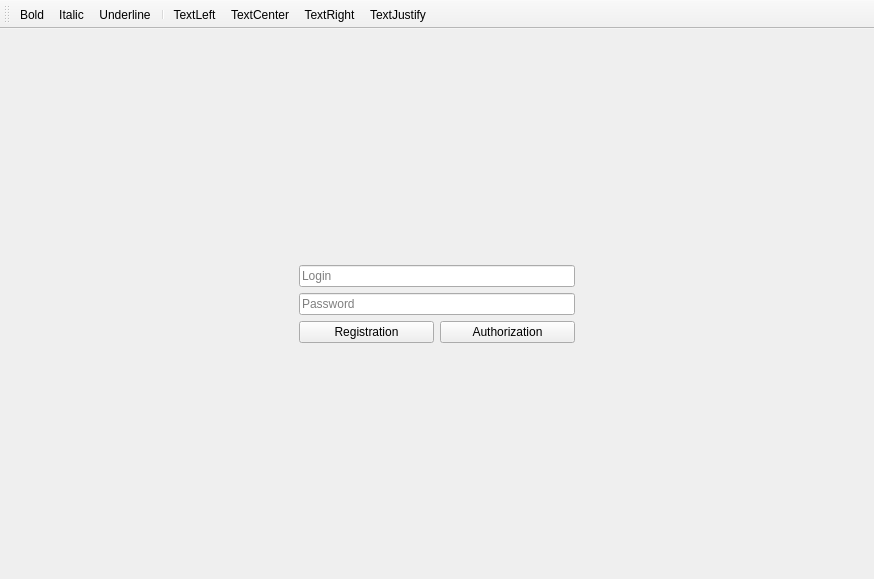
<?xml version="1.0" encoding="UTF-8"?>
<ui version="4.0">
 <class>MainWindow</class>
 <widget class="QMainWindow" name="MainWindow">
  <property name="geometry">
   <rect>
    <x>0</x>
    <y>0</y>
    <width>874</width>
    <height>579</height>
   </rect>
  </property>
  <property name="windowTitle">
   <string>MainWindow</string>
  </property>
  <widget class="QWidget" name="centralWidget">
   <layout class="QGridLayout" name="gridLayout_3">
    <item row="0" column="0">
     <widget class="QStackedWidget" name="stackedWidget">
      <widget class="QWidget" name="page">
       <layout class="QGridLayout" name="gridLayout">
        <item row="0" column="0">
         <layout class="QGridLayout" name="gridLayout_2">
          <item row="0" column="1">
           <spacer name="verticalSpacer_2">
            <property name="orientation">
             <enum>Qt::Vertical</enum>
            </property>
            <property name="sizeHint" stdset="0">
             <size>
              <width>20</width>
              <height>40</height>
             </size>
            </property>
           </spacer>
          </item>
          <item row="1" column="0">
           <spacer name="horizontalSpacer">
            <property name="orientation">
             <enum>Qt::Horizontal</enum>
            </property>
            <property name="sizeHint" stdset="0">
             <size>
              <width>40</width>
              <height>20</height>
             </size>
            </property>
           </spacer>
          </item>
          <item row="1" column="1">
           <layout class="QVBoxLayout" name="verticalLayout_2">
            <item>
             <layout class="QVBoxLayout" name="verticalLayout">
              <item>
               <widget class="QLineEdit" name="leUsername">
                <property name="placeholderText">
                 <string>Login</string>
                </property>
               </widget>
              </item>
              <item>
               <widget class="QLineEdit" name="lePassword">
                <property name="echoMode">
                 <enum>QLineEdit::Password</enum>
                </property>
                <property name="placeholderText">
                 <string extracomment="Password">Password</string>
                </property>
               </widget>
              </item>
             </layout>
            </item>
            <item>
             <layout class="QHBoxLayout" name="horizontalLayout">
              <item>
               <widget class="QPushButton" name="btnRegistration">
                <property name="text">
                 <string>Registration</string>
                </property>
               </widget>
              </item>
              <item>
               <widget class="QPushButton" name="btnAuth">
                <property name="text">
                 <string>Authorization</string>
                </property>
               </widget>
              </item>
             </layout>
            </item>
           </layout>
          </item>
          <item row="1" column="2">
           <spacer name="horizontalSpacer_2">
            <property name="orientation">
             <enum>Qt::Horizontal</enum>
            </property>
            <property name="sizeHint" stdset="0">
             <size>
              <width>40</width>
              <height>20</height>
             </size>
            </property>
           </spacer>
          </item>
          <item row="2" column="1">
           <spacer name="verticalSpacer">
            <property name="orientation">
             <enum>Qt::Vertical</enum>
            </property>
            <property name="sizeHint" stdset="0">
             <size>
              <width>20</width>
              <height>40</height>
             </size>
            </property>
           </spacer>
          </item>
         </layout>
        </item>
       </layout>
      </widget>
      <widget class="QWidget" name="page_2">
       <layout class="QGridLayout" name="gridLayout_4">
        <item row="0" column="0">
         <widget class="QSplitter" name="splitter">
          <property name="orientation">
           <enum>Qt::Horizontal</enum>
          </property>
          <widget class="QWidget" name="layoutWidget">
           <layout class="QVBoxLayout" name="verticalLayout_4">
            <item>
             <widget class="QListView" name="lvTitleList">
              <property name="dragEnabled">
               <bool>false</bool>
              </property>
              <property name="dragDropMode">
               <enum>QAbstractItemView::NoDragDrop</enum>
              </property>
              <property name="defaultDropAction">
               <enum>Qt::CopyAction</enum>
              </property>
             </widget>
            </item>
            <item>
             <layout class="QHBoxLayout" name="horizontalLayout_2">
              <item>
               <widget class="QPushButton" name="btnAddPost">
                <property name="text">
                 <string/>
                </property>
               </widget>
              </item>
              <item>
               <spacer name="horizontalSpacer_3">
                <property name="orientation">
                 <enum>Qt::Horizontal</enum>
                </property>
                <property name="sizeHint" stdset="0">
                 <size>
                  <width>40</width>
                  <height>20</height>
                 </size>
                </property>
               </spacer>
              </item>
             </layout>
            </item>
           </layout>
          </widget>
          <widget class="QWidget" name="layoutWidget">
           <layout class="QVBoxLayout" name="verticalLayout_3">
            <item>
             <widget class="QLineEdit" name="leTitle"/>
            </item>
            <item>
             <widget class="QTextEdit" name="textEdit"/>
            </item>
           </layout>
          </widget>
         </widget>
        </item>
       </layout>
      </widget>
     </widget>
    </item>
   </layout>
  </widget>
  <widget class="QMenuBar" name="menuBar">
   <property name="geometry">
    <rect>
     <x>0</x>
     <y>0</y>
     <width>874</width>
     <height>22</height>
    </rect>
   </property>
  </widget>
  <widget class="QToolBar" name="mainToolBar">
   <attribute name="toolBarArea">
    <enum>TopToolBarArea</enum>
   </attribute>
   <attribute name="toolBarBreak">
    <bool>false</bool>
   </attribute>
   <addaction name="actionBold"/>
   <addaction name="actionItalic"/>
   <addaction name="actionUnderline"/>
   <addaction name="separator"/>
   <addaction name="actionTextLeft"/>
   <addaction name="actionTextCenter"/>
   <addaction name="actionTextRight"/>
   <addaction name="actionTextJustify"/>
  </widget>
  <action name="actionBold">
   <property name="icon">
    <iconset resource="qrc.qrc">
     <normaloff>:/Images/format_bold.png</normaloff>:/Images/format_bold.png</iconset>
   </property>
   <property name="text">
    <string>Bold</string>
   </property>
  </action>
  <action name="actionItalic">
   <property name="icon">
    <iconset resource="qrc.qrc">
     <normaloff>:/Images/format_italic.png</normaloff>:/Images/format_italic.png</iconset>
   </property>
   <property name="text">
    <string>Italic</string>
   </property>
  </action>
  <action name="actionUnderline">
   <property name="icon">
    <iconset resource="qrc.qrc">
     <normaloff>:/Images/format_underlined.png</normaloff>:/Images/format_underlined.png</iconset>
   </property>
   <property name="text">
    <string>Underline</string>
   </property>
  </action>
  <action name="actionTextLeft">
   <property name="icon">
    <iconset resource="qrc.qrc">
     <normaloff>:/Images/format_align_left.png</normaloff>:/Images/format_align_left.png</iconset>
   </property>
   <property name="text">
    <string>TextLeft</string>
   </property>
  </action>
  <action name="actionTextCenter">
   <property name="icon">
    <iconset resource="qrc.qrc">
     <normaloff>:/Images/format_align_center.png</normaloff>:/Images/format_align_center.png</iconset>
   </property>
   <property name="text">
    <string>TextCenter</string>
   </property>
  </action>
  <action name="actionTextRight">
   <property name="icon">
    <iconset resource="qrc.qrc">
     <normaloff>:/Images/format_align_right.png</normaloff>:/Images/format_align_right.png</iconset>
   </property>
   <property name="text">
    <string>TextRight</string>
   </property>
  </action>
  <action name="actionTextJustify">
   <property name="icon">
    <iconset resource="qrc.qrc">
     <normaloff>:/Images/format_align_justify.png</normaloff>:/Images/format_align_justify.png</iconset>
   </property>
   <property name="text">
    <string>TextJustify</string>
   </property>
  </action>
  <action name="actionExit">
   <property name="icon">
    <iconset resource="qrc.qrc">
     <normaloff>:/Images/exit_to_app.png</normaloff>:/Images/exit_to_app.png</iconset>
   </property>
   <property name="text">
    <string>Exit</string>
   </property>
  </action>
 </widget>
 <layoutdefault spacing="6" margin="11"/>
 <resources>
  <include location="qrc.qrc"/>
 </resources>
 <connections/>
</ui>
